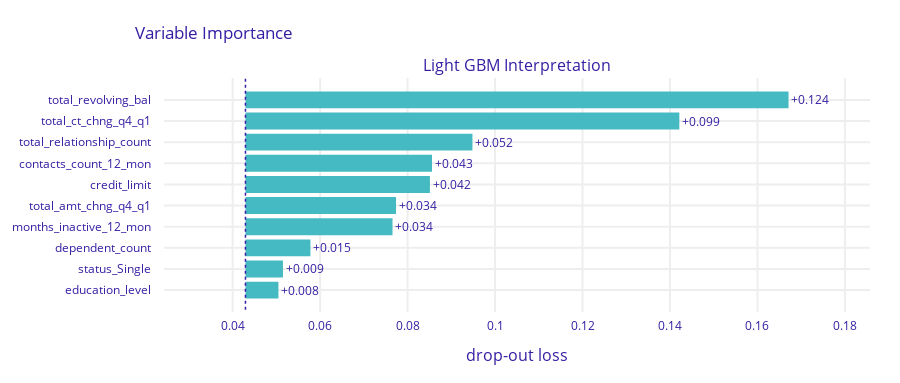

The notebook cell this image was saved under:
### Markdown cell above
Kita akan hanya menggunakan model terbaik untuk dilakukan interpretability.
Light GBM

### Code cell
# visualize permutation feature importance for Light GBM model
churn_lgbm_exp.model_parts().plot()

### Figure 1 — Plotly figure (JSON) as saved in the notebook; plotly's stock layout.template omitted (floating-point values rounded to 4 significant figures)
{"data": [{"base": 0.04293, "hoverinfo": "text", "hoverlabel": {"bgcolor": "rgba(0,0,0,0.8)"}, "hovertext": ["Model: Light GBM Interpretation loss after<br>variable: total_revolving_bal is permuted: 0.167<br>Drop-out loss change: +0.124", "Model: Light GBM Interpretation loss after<br>variable: total_ct_chng_q4_q1 is permuted: 0.142<br>Drop-out loss change: +0.099", "Model: Light GBM Interpretation loss after<br>variable: total_relationship_count is permuted: 0.095<br>Drop-out loss change: +0.052", "Model: Light GBM Interpretation loss after<br>variable: contacts_count_12_mon is permuted: 0.086<br>Drop-out loss change: +0.043", "Model: Light GBM Interpretation loss after<br>variable: credit_limit is permuted: 0.085<br>Drop-out loss change: +0.042", "Model: Light GBM Interpretation loss after<br>variable: total_amt_chng_q4_q1 is permuted: 0.077<br>Drop-out loss change: +0.034", "Model: Light GBM Interpretation loss after<br>variable: months_inactive_12_mon is permuted: 0.077<br>Drop-out loss change: +0.034", "Model: Light GBM Interpretation loss after<br>variable: dependent_count is permuted: 0.058<br>Drop-out loss change: +0.015", "Model: Light GBM Interpretation loss after<br>variable: status_Single is permuted: 0.052<br>Drop-out loss change: +0.009", "Model: Light GBM Interpretation loss after<br>variable: education_level is permuted: 0.05<br>Drop-out loss change: +0.008"], "marker": {"color": "#46bac2"}, "orientation": "h", "showlegend": false, "text": ["+0.124", "+0.099", "+0.052", "+0.043", "+0.042", "+0.034", "+0.034", "+0.015", "+0.009", "+0.008"], "textposition": "outside", "type": "bar", "x": [0.1242, 0.09921, 0.0519, 0.04266, 0.04218, 0.03443, 0.03362, 0.01486, 0.008576, 0.007539], "xaxis": "x", "y": ["total_revolving_bal", "total_ct_chng_q4_q1", "total_relationship_count", "contacts_count_12_mon", "credit_limit", "total_amt_chng_q4_q1", "months_inactive_12_mon", "dependent_count", "status_Single", "education_level"], "yaxis": "y"}], "layout": {"annotations": [{"font": {"size": 16}, "showarrow": false, "text": "Light GBM Interpretation", "x": 0.5, "xanchor": "center", "xref": "paper", "y": 1, "yanchor": "bottom", "yref": "paper"}, {"font": {"size": 16}, "showarrow": false, "text": "drop-out loss", "x": 0.5, "xanchor": "center", "xref": "paper", "y": 0, "yanchor": "top", "yref": "paper", "yshift": -30}], "font": {"color": "#371ea3"}, "height": 383, "margin": {"b": 71, "r": 30, "t": 78}, "shapes": [{"line": {"color": "#371ea3", "dash": "dot", "width": 1.5}, "type": "line", "x0": 0.04293, "x1": 0.04293, "xref": "x", "y0": -1, "y1": 10, "yref": "y"}], "title": {"text": "Variable Importance", "x": 0.15}, "xaxis": {"anchor": "y", "automargin": true, "domain": [0, 1], "fixedrange": true, "gridwidth": 2, "range": [0.0243, 0.1857], "tickcolor": "white", "ticklen": 3, "ticks": "outside", "type": "linear", "zeroline": false}, "yaxis": {"anchor": "x", "automargin": true, "autorange": "reversed", "domain": [0, 1], "fixedrange": true, "gridwidth": 2, "tickcolor": "white", "ticklen": 10, "ticks": "outside", "type": "category"}}}
